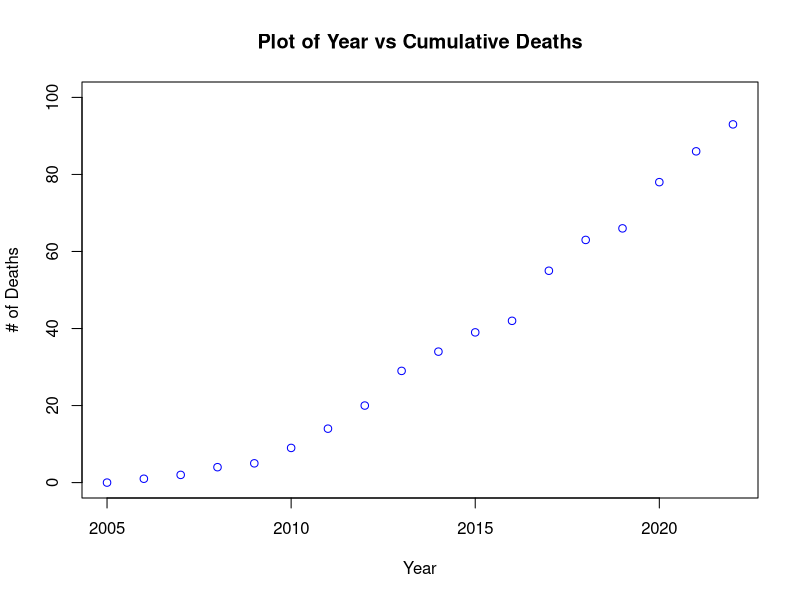
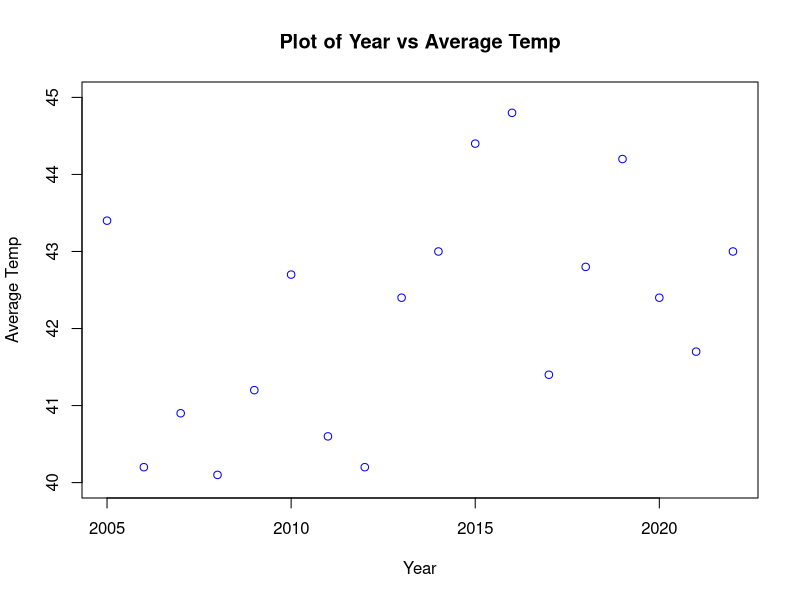
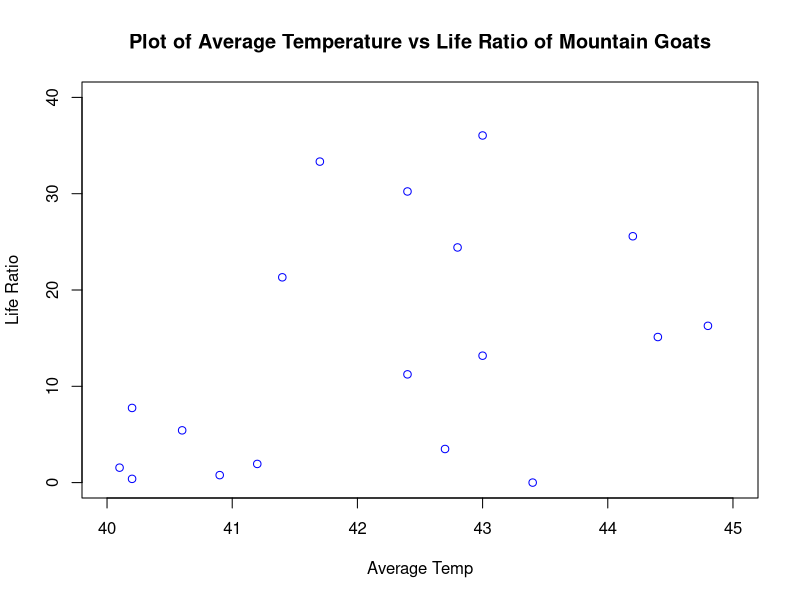
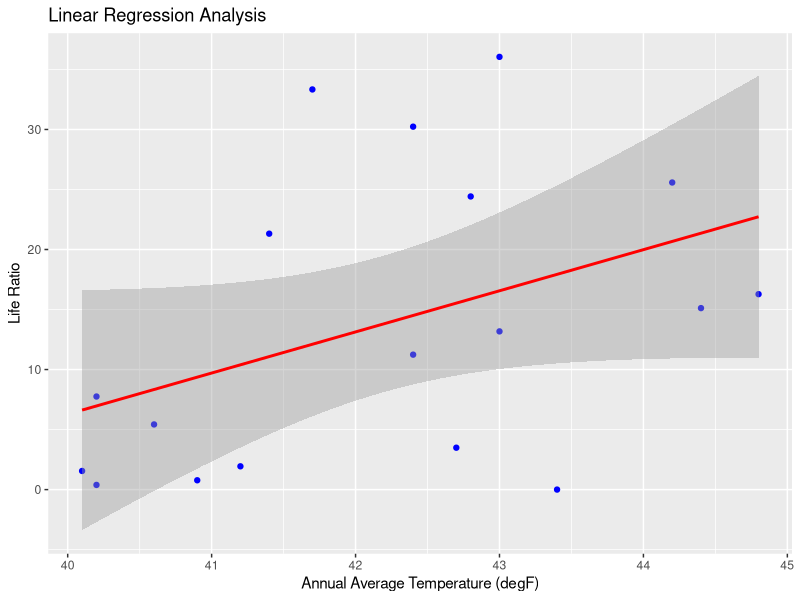

The R source for these figures, in order:
#Final project
#get everything organized under the right folder
getwd()
setwd("C:/GitHub/joyse/Final Project")
#Apologize in advance for the temperature, and goats headers being so long and in your face, it helps me visualize
  #where different parts of the code begin as ai work on different sections

#TEMPERATURE---------------------------------------------------------------------------------------------------------------------------

#make a data frame out of my temperature and precipitation over the years
Temp<-read.csv("acrc_USW00025309_annual_temp_1732196294437.csv", header=FALSE)
abiotic.tibble<-read.csv("acrc_USW00025309_annual_temp_1732196294437.csv", header = FALSE)
temp<- as.data.frame(abiotic.tibble)

temps <- temp[-1:-4,]


#CHANGING THE COLUMN NAMES

# Use the first row as column names
colnames(temps) <- temps[1, ]

# Remove the first row (now used as column names)
temperature <- temps[-1, ]



#GOATS-----------------------------------------------------------------------------------------------------------------------------------------------------

#make a data frame out of individual goat mortality
read.csv("mtn_goat_invdividual_mortality_db_final_2023_0625.csv")

goats.tibble<-read.csv("mtn_goat_invdividual_mortality_db_final_2023_0625.csv")
goats <- as.data.frame(goats.tibble)



# Add a cumulative count of goat deaths
  #all correspond to their dates, total deaths increase as time goes on
goats$new_column <- (goats$cumulative_deaths <- cumsum(goats$Avalanche_Mort))


#divide this by 258, which is the total number of goats in this study to create a ratio, then multiply by 100
  #so we have a percentage so itll be easier to understand
goats$life_ratio <- goats$cumulative_deaths / 258*100

#Now were getting the exact year the goats have dies because it is a lot easier to format that into a graph
  #and it will fit better in the year data when paired against the temperature data set

install.packages("stringr")
library(stringr)

# Add a new column with the year after the '/'
goats$Year <- sapply(str_split(goats$Year_Death, "/"), function(x) x[2])


#okay things got funky becuase multiple goats would die in the same year which messed up the merged data so were
  #gonna have to add all cumulative deaths per year and compare them to those years

# Summarize cumulative deaths by year
yearly_cumulative_deaths <- aggregate(cumulative_deaths ~ Year, data = goats, max)
#okay now were adding a new column to this new goat data set to create the life ratio pt. 2 
yearly_cumulative_deaths$life_ratio <- yearly_cumulative_deaths$cumulative_deaths / 258*100

#okay things got real funky, so i need to change some things manually. the Year 2005, had said it was 1013? and
  #and my cumulative deaths shouldnt have decreased so i reordered the numbers
yearly_cumulative_deaths[1,1] <- 2005
yearly_cumulative_deaths[16,2] <- 82
yearly_cumulative_deaths[17,2] <- 87
yearly_cumulative_deaths[18,2] <- 93

#okay now you looked at my code and everything seemed alright but there was an abnormally large jump
  #in deaths, and then the cumulative went down and back up again, so i just manually put in the rest
yearly_cumulative_deaths[7,2] <- 14
yearly_cumulative_deaths[8,2] <- 20
yearly_cumulative_deaths[9,2] <- 29
yearly_cumulative_deaths[10,2] <- 34
yearly_cumulative_deaths[11,2] <- 39
yearly_cumulative_deaths[12,2] <- 42
yearly_cumulative_deaths[13,2] <- 55
yearly_cumulative_deaths[14,2] <- 63
yearly_cumulative_deaths[15,2] <- 66
yearly_cumulative_deaths[16,2] <- 78
yearly_cumulative_deaths[17,2] <- 86
yearly_cumulative_deaths[18,2] <- 93
  
  
  
#now redo this
yearly_cumulative_deaths$life_ratio <- yearly_cumulative_deaths$cumulative_deaths / 258*100
print (yearly_cumulative_deaths)


#Merging the two data sources --------------------------------------------------------------------------------------------

# Select only the columns of interest
temp_selected <- temperature[, c("Year", "Annual Average Temperature (degF)")]
goat_selected <- yearly_cumulative_deaths[, c("Year", "life_ratio")]

# Merge the two datasets by "Year"
combined_data <- merge(temp_selected, goat_selected, by = "Year")

#FINALLY plot that sucker
#first goat deaths by year

plot(yearly_cumulative_deaths$Year, yearly_cumulative_deaths$cumulative_deaths,
     main = "Plot of Year vs Cumulative Deaths",
     xlab = "Year",
     ylab = "# of Deaths",
     col = "blue",  # Change color
     xlim = c(2005, 2022),  # Set y-axis limits
     ylim = c(0, 100))  # Set y-axis limits)  

#second temperature by year
plot(temperature$Year, temperature$`Annual Average Temperature (degF)`,
     main = "Plot of Year vs Average Temp",
     xlab = "Year",
     ylab = "Average Temp",
     col = "blue",  # Change color
     xlim = c(2005, 2022),  # Set y-axis limits
     ylim = c(40, 45))  # Set y-axis limits) 

#third goats by temperature 
plot(combined_data$`Annual Average Temperature (degF)`, combined_data$life_ratio,
     main = "Plot of Average Temperature vs Life Ratio of Mountain Goats",
     xlab = "Average Temp",
     ylab = "Life Ratio",
     col = "blue",  # Change color
     xlim = c(40, 45),  # Set y-axis limits
     ylim = c(0,40))  # Set y-axis limits)  

#try and add trend lines to this <---------------------------------------------------------





#Analysis time baby ------------------------------------------------------------------------------------------------------------------------
  #mind you this is all for goat life ratio versus temp
  #this may have takena  few extra steps but it was a learning process and all were necessary for me to get to this point
  #need to first convert the values of temp to be numeric because they werent before
str(combined_data)
class(combined_data)
combined_data[, "Annual Average Temperature (degF)"] <- as.numeric(combined_data[, "Annual Average Temperature (degF)"])
colnames(combined_data)
str(combined_data)

# Fit the linear model
model <- lm(life_ratio ~ `Annual Average Temperature (degF)`, data = combined_data)

# View the summary of the model
summary(model)
  #Residual standard error: 12.5 on 3 degrees of freedom
  #Multiple R-squared:  0.8134,	Adjusted R-squared:  -0.05739 
  #F-statistic: 0.9341 on 14 and 3 DF,  p-value: 0.6068
    #not statistically signifacnt
library(ggplot2)

# Scatterplot with linear regression line
ggplot(combined_data, aes(x = `Annual Average Temperature (degF)`, y = life_ratio)) +
  geom_point(color = "blue") +
  geom_smooth(method = "lm", color = "red") +
  ggtitle("Linear Regression Analysis") +
  xlab("Annual Average Temperature (degF)") +
  ylab("Life Ratio")
#red line from plot above is the trendline with the grey being the confidence interval



#AIC index
# Fit the linear regression model
AIC_model <- lm(life_ratio ~ `Annual Average Temperature (degF)`, data = combined_data)
AIC(AIC_model)

# Calculate AIC for the model
aic_value <- AIC(model)
print(aic_value)
  #142.5098

#GLM
# Fit a GLM

combined_data[, "Annual Average Temperature (degF)"] <- as.numeric(combined_data[, "Annual Average Temperature (degF)"])
colnames(combined_data)
str(combined_data)

glm_model <- glm(life_ratio ~ `Annual Average Temperature (degF)`, 
                 data = combined_data, 
                 family = gaussian(link = "identity"))

# Summary of the GLM model
summary(glm_model)





#Now doing a GLM on cumulative deaths versus year
  #need to contunue the as.numeric because R keeps trying to get sassy with me

yearly_cumulative_deaths[, "Year"] <- as.numeric(yearly_cumulative_deaths[, "Year"])
colnames(yearly_cumulative_deaths)
str(yearly_cumulative_deaths)

glm_goats <- glm(cumulative_deaths ~ Year, 
                 data = yearly_cumulative_deaths, 
                 family = gaussian(link = "identity"))
summary(glm_goats)


#Now doing a GLM on temps versus year
  #can used combined data for this because has avg temps and year
  #again continue with as.numeric

combined_data[, "Annual Average Temperature (degF)"] <- as.numeric(combined_data[, "Annual Average Temperature (degF)"])
colnames(combined_data)
str(combined_data)

combined_data[, "Year"] <- as.numeric(combined_data[, "Year"])
colnames(combined_data)
str(combined_data)


glm_temps <- glm(`Year` ~ `Annual Average Temperature (degF)`, 
                 data = combined_data, 
                 family = gaussian(link = "identity"))
summary(glm_temps)
